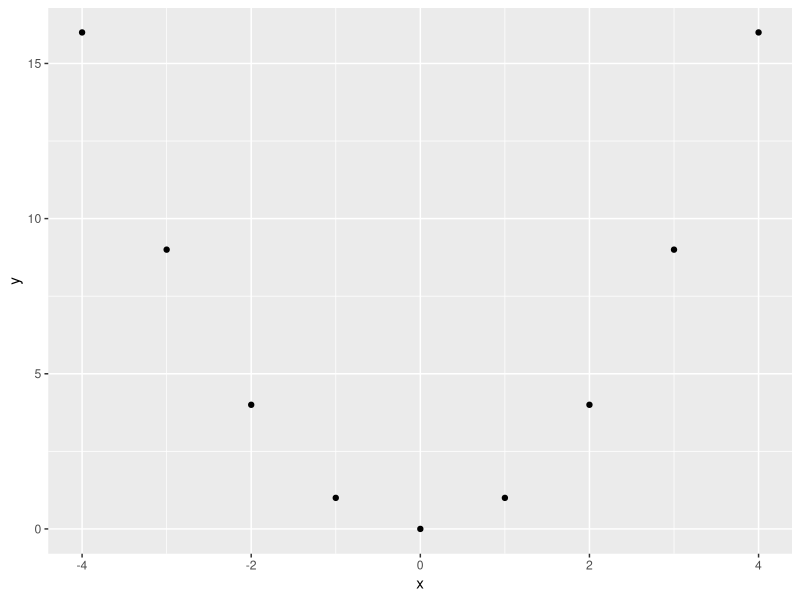
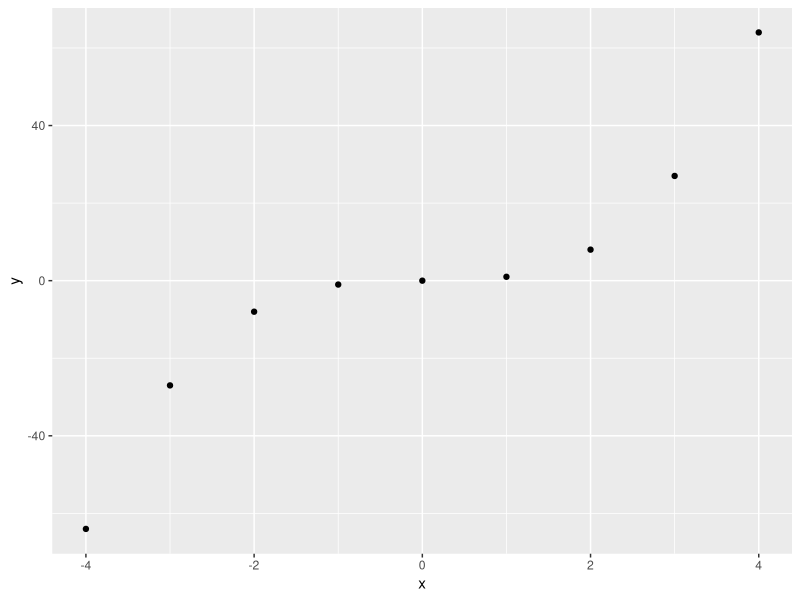
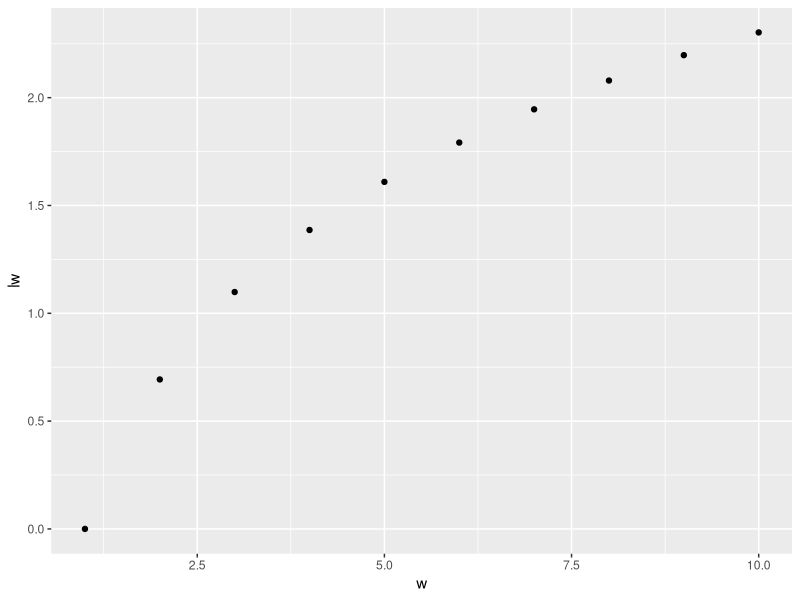
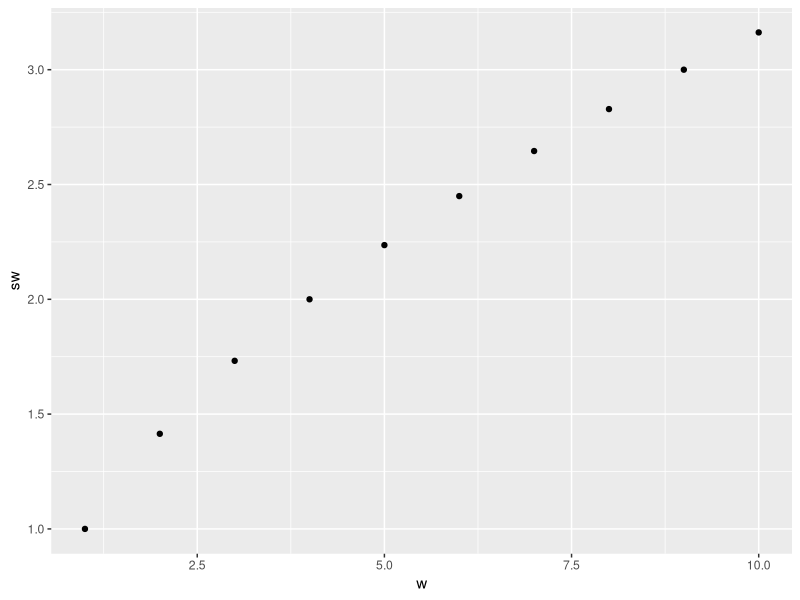

Recreate these plots in R, in order. (Note: this script raises an error after producing the figures.)
#Sesión 1
#Introducción a R para estudiantes de economía
#Irvin Rojas

#Iniciamos una nueva sesión quitando todos los elementos previos
rm(list = ls()) 
#Para evitar la notación científica
options(scipen=999) 

#Si no tienen instalados los paquetes, descomenten la siguiente línea
#install.packages("tidyverse")

#Con library cargamos un paquete, que debe estar ya instalado
#tidiverse es una colección de paquetes
library(tidyverse)

#Objetos básicos----

#Constantes y operaciones básicas
a <- 1
b <- 2

#Sumas
c <- a+b
d <- a-b

#Imprimir un elemento
c
d




#Ejercicio 1----
#Un rectánculo tiene una base igual a 10 unidades una altura igual
#a 4 unidades. Genere una constante llamada area.rect que indique
#el área del rectánculo

area.rect <- 10*4
area.rect

base <- 10
altura <- 4
area.rect <- base*altura

#¿Qué pasa si el rectángulo ahora tiene una altura de 5? Genere la
#nueva área area.rect.2

altura <- 5
area.rect.2 <- base*altura

#Un círculo tiene radio de 2.6. Genere una constante a.circ que 
#indique el área del círculo y otra p.circ que indique el perímetro

radio <- 2.6
d.circ <- radio^2*pi
p.circ <- pi*2*radio





#Vectores y matrices----

#Definimos un vector
x <- c(3,4,5)

#Un vector por un escalar
(xx <- x*2)

#Un vector con entradas alfanuméricas
y <- c("Pedro", "Andrea", "Ana")
y






#Definimos una matriz
(M <- matrix(data=c(4,-2,1,6,0,5),
             nrow=2,
             ncol=3))

#La misma matriz sin tener que hacer explícitos los nombres de 
#los argumentos
(N <- matrix(c(4,-2,1,6,0,5), 2, 3))

#Una matriz por un escalar
(N2 <- matrix(c(4,-2,1,6,0,5), 2, 3)*2)




#Funciones básicas----

#Calculemos la media de las entradas en x
mean(x)

#Pedimos ayuda sobre la función
?mean

#Creamos un vector también llamado x y luego definimos y como un 
#nuevo vector igual al cuadrado de x
x <- c(-4,-3,-2,-1,0,1,2,3,4)
potencia <- 2
y <- x^potencia

#Usamos la función qplot (que es parte del paquete ggplot2) para 
#hacer una gráfica
qplot(x, y)

#Tal vez queremos cambiar la potencia
potencia <- 3

# Redefinimos y
y <- x^potencia

# Volvemos a graficar los puntos
qplot(x, y)

# Queremos ver detalles sobre qplot
?qplot





#Ejercicio 2----
#Genere un nuevo vector, w, que vaya del 1 al 10
w <- 1:10

#La función log() devuelve el logaritmo natural del argumento
#Genere un nuevo vector lw que sea igual al logaritmo natural de w
lw <- log(w)

#Grafique lw en función de w
qplot(w, lw)

#Genere sw igual a la raíz cuadrada de w y grafique sw en función
#de w
sw <- sqrt(w)

qplot(w, sw)





#Leer archivos de datos----

#Fijamos un directorio
setwd("C:/Users/rojas/Dropbox/presentations_sites/ecn_ciestaam2022/")

#El punto quiere decir "en donde apunta el directorio de trabajo"
mundata <- read_csv(file = "./data/mundata.csv")

#Una forma de leer los caracteres en español
mundata <- read_csv(file = "./data/mundata.csv",
                    locale = locale(encoding = "latin1"))

#Esta base de datos o data framecontiene la población de los
#municipios de  #México y el número de camas y unidades de cuidado
#intensivo ICU de acuerdo a los últimos registros oficiales
#Ver Rojas (2021)

#Exploramos la base de datos
colnames(mundata)

head(mundata)

head(mundata, n=10)

tail(mundata)

dim(mundata)

filas <- nrow(mundata)

ncol(mundata)

str(mundata)











#dplyr para manipulación de datos----
#install.packages('tidyverse')
library(tidyverse)


#filter para seleccionar filas
filter(mundata, clave_ent==2)

#Creamos nuevos objetos usando <- (equivalente a =)
mun.bc <- filter(mundata, clave_ent==2)

mun.peninsula.baja <- filter(mundata, clave_ent==2 | clave_ent==3)

#Seleccionar los estados de la frontera norte

#Creamos un vector con los nombres
estados.frontera <- c("Baja California",
                      "Sonora",
                      "Chihuahua",
                      "Coahuila",
                      "Nuevo León",
                      "Tamaulipas")

#El operador %in% indica pertenencia a un conjunto
mun.frontera <- filter(mundata, nom_ent %in% estados.frontera)

#El promedio del número de habitantes en Baja California
summarise(mun.bc, pop=mean)





#Ejercicio 4----
#Crea un nuevo objeto que tenga a los municipios del Estado de México
#(llamado "México" en la base de datos) y que además tenga más de
#10,000 habitantes
mun.edo.mex <- filter(mundata, nom_ent=="México" & pop>10000)

#Crea otro objeto que tenga a los municipios en los estados de la frontera
#y que tengan cada uno más de 100 camas de hospital (beds)
mun.frontera.camas <- filter(mundata, nom_ent %in% estados.frontera & beds>100)

#Crea un nuevo objeto que tenga a todos los municipios de México que tengan
#entre 10 y 20 UCI
mun.uci <- filter(mundata, icu>=10 & icu <=20)





#Más de dplyr----

#arrange para ordenar los datos de acuerdo a una variable
arrange(mun.bc, beds)

mun.bc <- arrange(mun.bc, beds)

#La opción desc da el orden descendente
mun.bc <- arrange(mun.bc, desc(beds))





#select permite seleccionar columnas
pob.mun <- select(mundata, clave, pop)




#rename nos permite renombrar columnas
mundata <- rename(mundata, nom_mun=mun)



#mutate sirve para crear nuevas columnas
mundata <- mutate(mundata, recursos=beds+icu)




#if_else nos permite evaluar condicionales
#(lo veremos de nuevo en funciones)
mundata <- mutate(mundata,
                  frontera=ifelse(nom_ent %in% estados.frontera, 1, 0))





#Ejercicio 5----

#Genere un objeto que contenga los municipios del centro del país
#(Ciudad de México, Estado de México, Puebla, Tlaxcala y Morelos)

estados.centro <- c("Ciudad de México",
                    "México",
                    "Puebla",
                    "Tlaxcala",
                    "Morelos")

mun.centro <- filter(mundata, nom_ent %in% estados.centro)

#En el nuevo objeto, genere una nueva variable que indique el logaritmo
#natural del número de camas de hospital por cada 100,000 habitantes en
#dichos municipios

mun.centro <- mutate(mun.centro,
                     lcamas100=log(beds*100000/pop))





#Más de dplyr----

#summarise para obtener estadísticas básicas
summarise(mundata, media.pop=mean(pop))

summarise(mundata, sd.pop=sd(pop))

#group_by para implementar funciones por subgrupos
por_estado <- group_by(mundata,clave_ent)
summarise(por_estado, media.pop=mean(pop))

#Creamos un nuevo objeto con la media por estado
medias.estado <- summarise(por_estado, media.pop=mean(pop))





##Ejercicio 6----

#Hemos hecho varias cosas, así que limpiemos y empecemos de nuevo

mundata <- read_csv(file = "./data/mundata.csv",
                    locale = locale(encoding = "latin1"))

mundata <- select(mundata,
                  -c("cve_sun","nom_sun"))

#Generemos una nueva variable llamada región que tome los valores de
#acuerdo a la definición de regiones siguiente:
#1 para la región
#2 para la región centro
#3 para la región centro-occidente
#4 para la región sureste

estados.norte <- c("Baja California",
                   "Baja California Sur", 
                   "Chihuahua",
                   "Coahuila",
                   "Durango",
                   "Nuevo León",
                   "Sinaloa",
                   "Sonora",
                   "Tamaulipas")

estados.centro <- c("Ciudad de México",
                    "Guerrero",
                    "Hidalgo",
                    "México",
                    "Morelos",
                    "Puebla",
                    "Tlaxcala",
                    "Oaxaca")

estados.centroocc <- c("Aguascalientes",
                       "Colima",
                       "Guanajuato",
                       "Jalisco",
                       "Michoacán",
                       "Nayarit",
                       "Querétaro",
                       "San Luis Potosí",
                       "Zacatecas")

estados.sureste <- c("Campeche",
                     "Chiapas",
                     "Quintana Roo",
                     "Tabasco",
                     "Veracruz",
                     "Yucatán")

#Creamos una variable categórica para las cuatro regiones
#Creamos una variable del 1 al 4 para las regiones
#Usamos la función case_when

mundata <- mutate(mundata,
                  region=case_when(nom_ent %in% estados.norte ~ 1, 
                                   nom_ent %in% estados.centro ~ 2,
                                   nom_ent %in% estados.centroocc ~ 3,
                                   nom_ent %in% estados.sureste ~ 4))


#Construya un objeto que reporte el promedio del número de 
#camas por cada 100,000 habitantes de los municipios, por región

mundata <- mutate(mundata, camas100=beds*100000/pop)
por_region <- group_by(mundata,region)

camas.region <- summarise(por_region, media.camas100=mean(camas100))








#Convertimos region a factor
mundata <- mutate(mundata,
                  region=factor(region,
                                levels = c(1,2,3,4),
                                labels = c("Región Norte",
                                           "Región Centro",
                                           "Región Centro-Occidente",
                                           "Region Sureste")))

levels(mundata$region)





# La pipa ----

#Haremos en un paso lo siguiente: nos quedaremos con un objeto de los
#municipios de la Región Centro, creamos una variable que sume las
#camas y las UCI, generamos una variable que indique que el municipio
#tiene recursos bajos si tiene menos de 100 recursos de salud y,
#finalmente, que nos de la proporción de municipios por estado que
#se consideran de recursos bajos

mundata %>% 
  filter(region=="Región Centro") %>%
  mutate(recursos_totales=beds+icu) %>% 
  mutate(recursos_bajos=ifelse(recursos_totales<100,1,0)) %>%
  group_by(nom_ent) %>% 
  summarize(prop.bajos=mean(recursos_bajos)) %>% 
  ungroup()


#Trabajar con NA
mundata %>% 
  filter(region=="Región Centro") %>%
  mutate(recursos_totales=beds+icu) %>% 
  mutate(recursos_bajos=ifelse(recursos_totales<100,1,0)) %>%
  group_by(nom_ent) %>% 
  summarize(prop.bajos=mean(recursos_bajos, na.rm=TRUE)) %>% 
  ungroup()










#Si queremos una objeto que indique el promedio de camas por
#estado
aggregate(mundata$beds,
          by=list(Estado=mundata$nom_ent),
          mean)

mean.camas.mun <- aggregate(mundata$beds,
                            by=list(Estado=mundata$nom_ent),
                            mean)

#Arreglamos con na.rm
aggregate(mundata$beds,
          by=list(Estado=mundata$nom_ent),
          mean,
          na.rm=T)

mean.camas.mun <- aggregate(mundata$beds,
                            by=list(Estado=mundata$nom_ent),
                            mean,
                            na.rm=T)

#Tenemos que arreglar los nombres
mean.camas.mun <- set_names(mean.camas.mun, c("Estado", "media.camas"))




#Hacemos un subgrupo del data frame, tomando estados de la península de Baja California
mundata.baja <- subset(mundata,
                       nom_ent %in% c("Baja California","Baja California Sur"),
                       select=c(nom_ent,mun, pop, beds, icu))

#Y luego podemos calcular la media entre municipios de cada uno
#de los dos estados
mean.camas.baja <- aggregate(mundata.baja$beds,
                             by=list(Estado=mundata.baja$nom_ent),
                             mean,
                             na.rm=T)

#Y tendríamos que arreglar los nombres
#Todo esto es más fácil con las pipas





#Lo mismo pero con pipas y group_by----

mundata <- read_csv(file = "./data/mundata.csv",
                    locale = locale(encoding = "latin1"))

subset(mundata,
       nom_ent %in% c("Baja California","Baja California Sur"),
       select=c(nom_ent,mun, pop, beds, icu)) %>% 
  group_by(nom_ent) %>% 
  summarise(media.camas=mean(beds)) %>% 
  ungroup()



#Podemos calcular varias estadísticas

tabla.desc <- subset(mundata,
                     nom_ent %in% c("Baja California","Baja California Sur"),
                     select=c(nom_ent,mun, pop, beds, icu)) %>% 
  group_by(nom_ent) %>% 
  summarise(media.camas=mean(beds),
            de.camas=sd(beds),
            obs.camas=n(),
            min.camas=min(beds),
            max.camas=max(beds)) %>% 
  ungroup()




#Estadística a distintos niveles---
##A nivel SUN
sundata <- mundata %>% 
  filter(!is.na(cve_sun)) %>% 
  group_by(cve_sun, nom_sun) %>% 
  summarise(pop=sum(pop,na.rm=TRUE),
            beds=sum(beds,na.rm=TRUE),
            icu=sum(icu,na.rm=TRUE)) %>% 
  ungroup()


##A nivel estado
statedata <- mundata %>% 
  group_by(clave_ent, nom_ent) %>% 
  summarise(pop=sum(pop,na.rm=TRUE),
            beds=sum(beds,na.rm=TRUE),
            icu=sum(icu,na.rm=TRUE)) %>% 
  arrange(clave_ent) %>%
  ungroup() 


#Total nacional
statedata %>% 
  summarise(pop=sum(pop,na.rm=TRUE),
            beds=sum(beds,na.rm=TRUE),
            icu=sum(icu,na.rm=TRUE)) 





#Ejercicio 7----
#Genere un nuevo data frame que incluya el total de población,
#camas y UCI de cada estado y su participación porcentual respecto
#a los totales nacionales

statedata.con.porcentajes <- statedata %>% 
  mutate(pop.nal=sum(pop,na.rm=TRUE),
         beds.nal=sum(beds,na.rm=TRUE),
         icu.nal=sum(icu,na.rm=TRUE)) %>% 
  mutate(p.pop=pop/pop.nal,
         p.beds=beds/beds.nal,
         p.icu=icu/icu.nal)

#Fin


